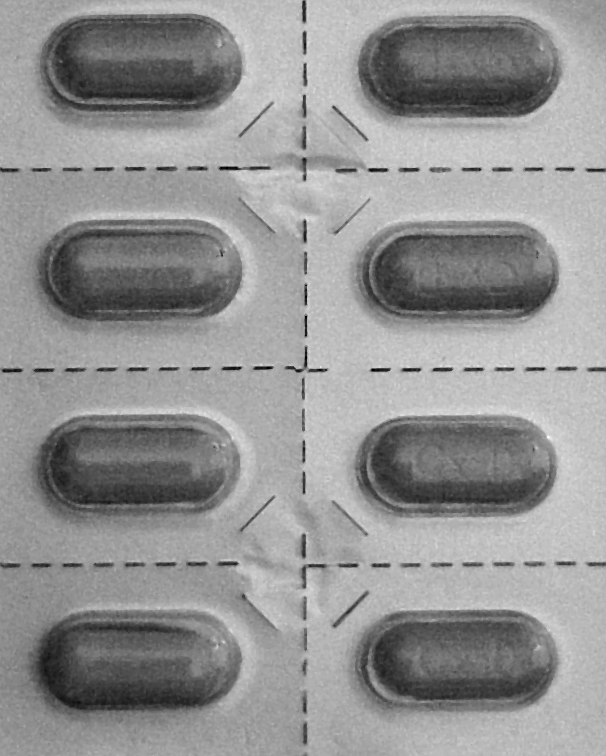
#> input picture Fig0114(b)(pills).png, 606 x 756 px
$ python Edge_Detection_Filters.py   (older library calls are emulated)
#> lines starting #> are read from the running program, lines starting #| are printed output that depends on the picture
import cv2
import matplotlib.pyplot as plt

img = cv2.imread("Fig0114(b)(pills).png")
#> img is the input picture: shape (756, 606, 3); min 0, max 250, mean 146.8

sobelx = cv2.Sobel(img, cv2.CV_8U, 1, 0, ksize= 3)
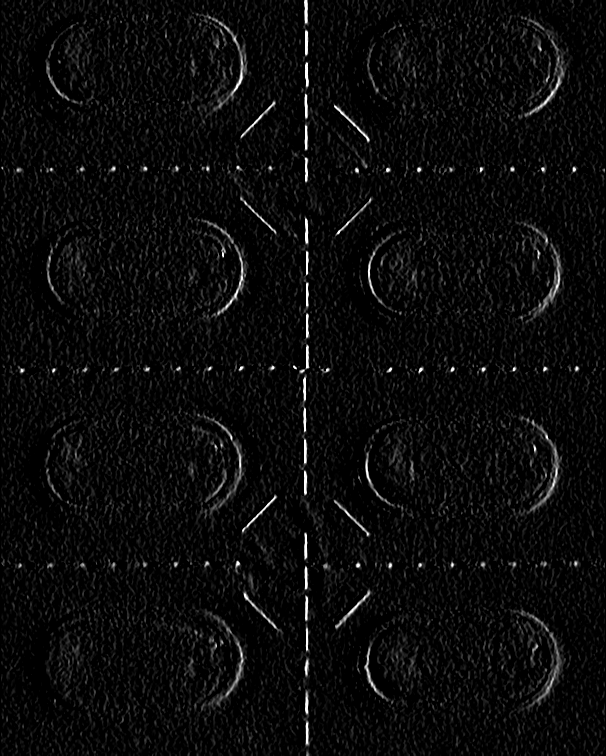
#> sobelx: shape (756, 606, 3); min 0, max 255, mean 10.8
sobely = cv2.Sobel(img, cv2.CV_8U, 0, 1, ksize= 3)
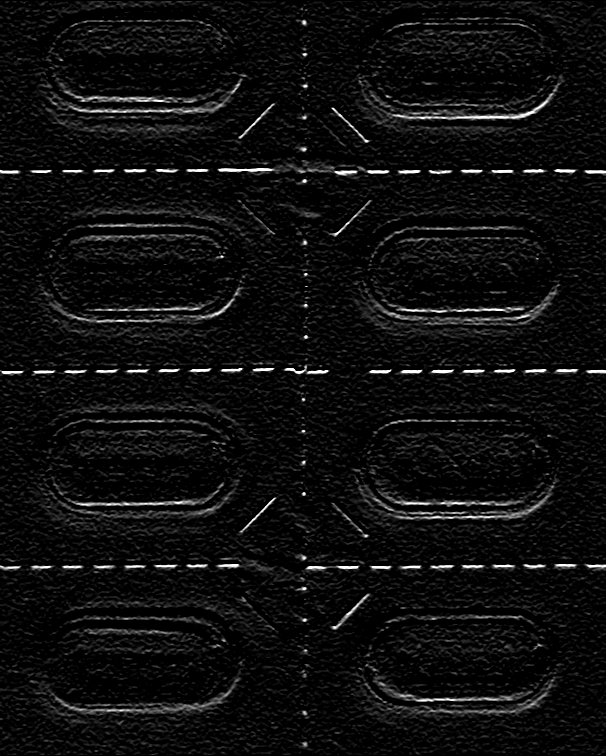
#> sobely: shape (756, 606, 3); min 0, max 255, mean 14.4
scharrx = cv2.Scharr(img, cv2.CV_8U, 1, 0)
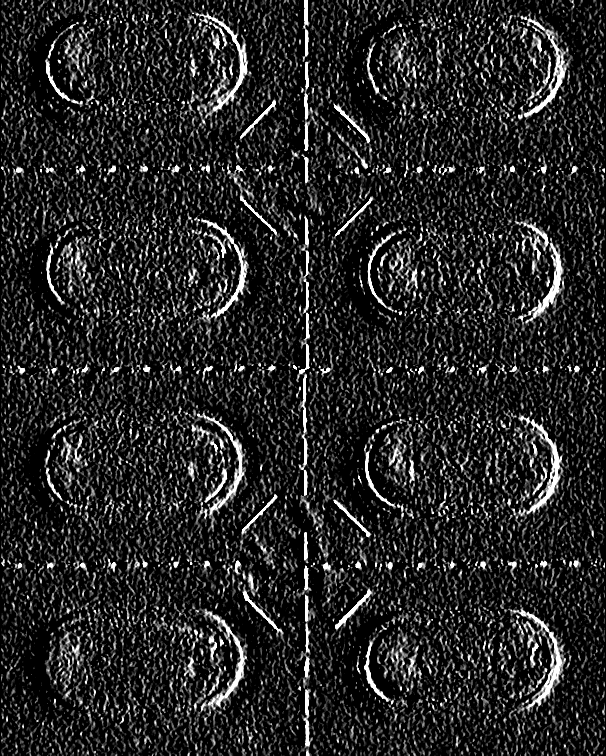
#> scharrx: shape (756, 606, 3); min 0, max 255, mean 37.8
scharry = cv2.Scharr(img, cv2.CV_8U, 0, 1)
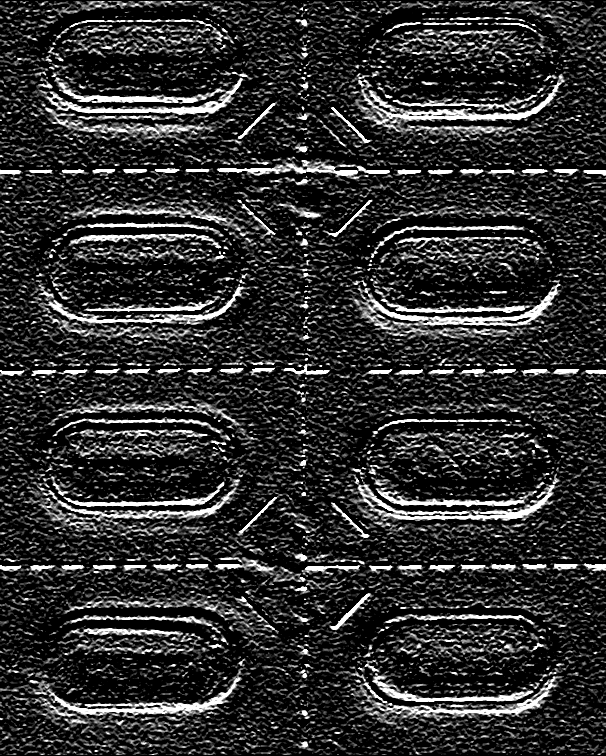
#> scharry: shape (756, 606, 3); min 0, max 255, mean 46.9
laplacian = cv2.Laplacian(img, cv2.CV_8U, ksize= 3)
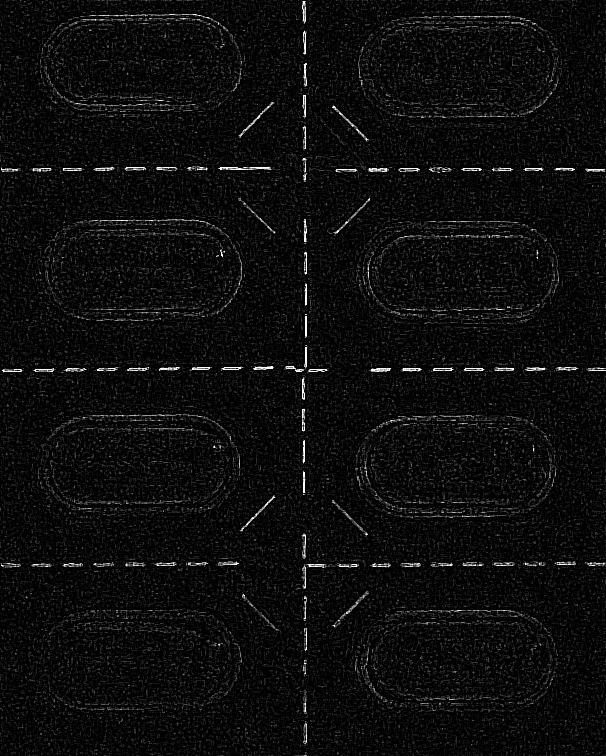
#> laplacian: shape (756, 606, 3); min 0, max 255, mean 11.9

plt.subplot(2, 3, 1), plt.imshow(img, 'gray'), plt.title("Original Image"), plt.axis("off")
plt.subplot(2, 3, 2), plt.imshow(sobelx, 'gray'), plt.title("SobelX"), plt.axis("off")
plt.subplot(2, 3, 3), plt.imshow(sobely, 'gray'), plt.title("SobelY"), plt.axis("off")
plt.subplot(2, 3, 4), plt.imshow(scharrx, 'gray'), plt.title("ScharrX"), plt.axis("off")
plt.subplot(2, 3, 5), plt.imshow(scharry, 'gray'), plt.title("ScharrY"), plt.axis("off")
plt.subplot(2, 3, 6), plt.imshow(laplacian, 'gray'), plt.title("Lapacian"), plt.axis("off")

plt.show()
